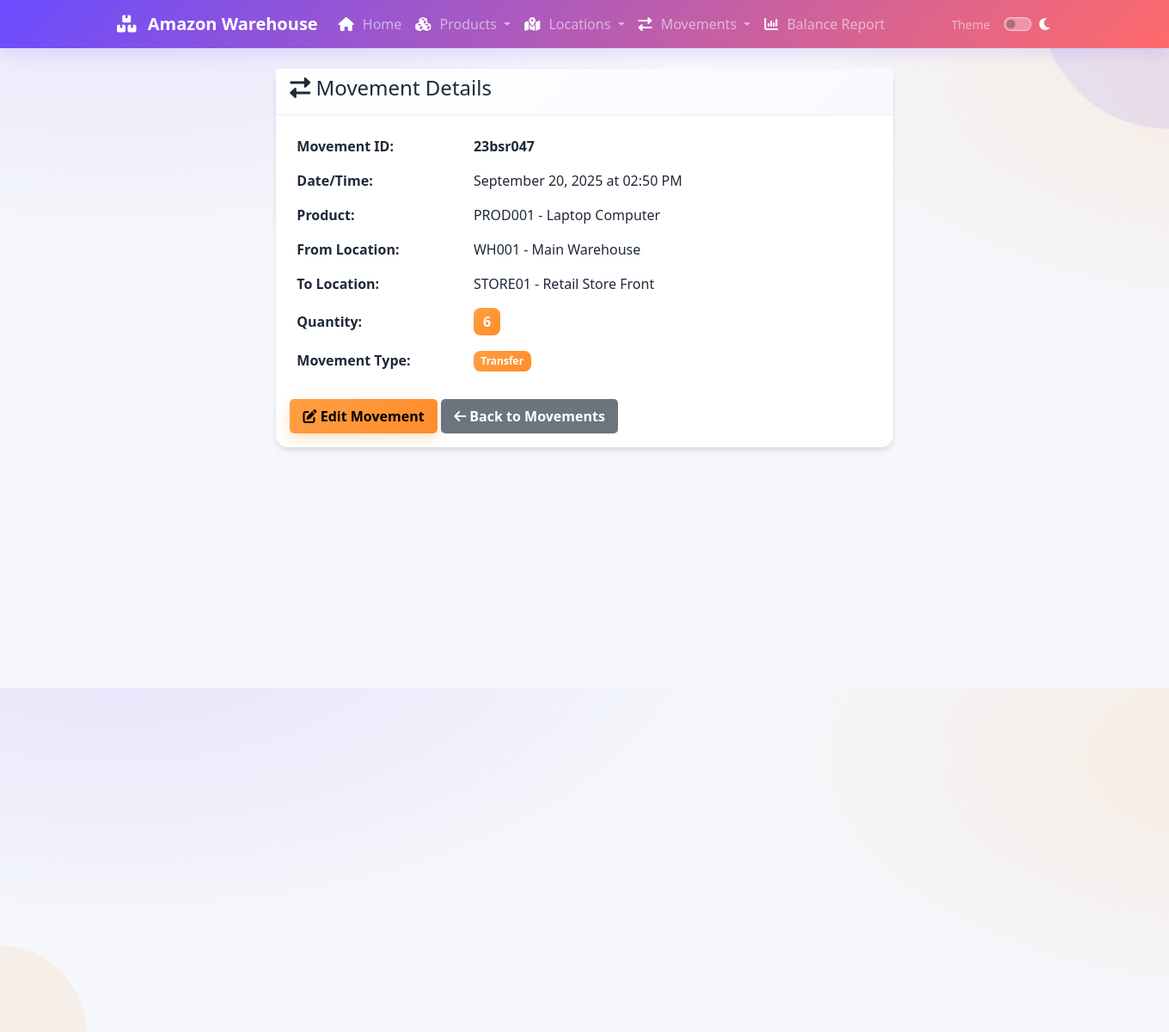
The app's page /movements/view/23bsr047 with its own data.
### app.py (models this page shows, shortened)
class ProductMovement(db.Model):
    movement_id = db.Column(db.String(50), primary_key=True)
    timestamp = db.Column(db.DateTime, nullable=False, default=datetime.utcnow)
    from_location = db.Column(db.String(50), db.ForeignKey('location.location_id'), nullable=True)
    to_location = db.Column(db.String(50), db.ForeignKey('location.location_id'), nullable=True)
    product_id = db.Column(db.String(50), db.ForeignKey('product.product_id'), nullable=False)
    qty = db.Column(db.Integer, nullable=False)
    product = db.relationship('Product', backref='movements')
    from_loc = db.relationship('Location', foreign_keys=[from_location], backref='outgoing_movements')
    to_loc = db.relationship('Location', foreign_keys=[to_location], backref='incoming_movements')

class Product(db.Model):
    product_id = db.Column(db.String(50), primary_key=True)
    name = db.Column(db.String(100), nullable=False)
    description = db.Column(db.Text)

class Location(db.Model):
    location_id = db.Column(db.String(50), primary_key=True)
    name = db.Column(db.String(100), nullable=False)
    description = db.Column(db.Text)

### app.py (the view)
@app.route('/movements/view/<movement_id>')
def view_movement(movement_id):
    movement = ProductMovement.query.get_or_404(movement_id)
    return render_template('view_movement.html', movement=movement)

### templates/view_movement.html (shortened to what this page needs)
{% extends "base.html" %}
{% block content %}
<div class="row justify-content-center">
    <div class="col-md-8">
        <div class="card">
            <div class="card-header">
                <h4><i class="fas fa-exchange-alt"></i> Movement Details</h4>
            </div>
            <div class="card-body">
                <table class="table table-borderless">
                    <tr>
                        <th width="30%">Movement ID:</th>
                        <td><strong>{{ movement.movement_id }}</strong></td>
                    </tr>
                    <tr>
                        <th>Date/Time:</th>
                        <td>{{ movement.timestamp.strftime('%B %d, %Y at %I:%M %p') }}</td>
                    </tr>
                    <tr>
                        <th>Product:</th>
                        <td>
                            <a href="{{ url_for('view_product', product_id=movement.product_id) }}" class="text-decoration-none">
                                {{ movement.product_id }}
                                {% if movement.product %}
                                    - {{ movement.product.name }}
                                {% endif %}
                            </a>
                        </td>
                    </tr>
                    <tr>
                        <th>From Location:</th>
                        <td>
                            {% if movement.from_location %}
                                <a href="{{ url_for('view_location', location_id=movement.from_location) }}" class="text-decoration-none">
                                    {{ movement.from_location }}
                                    {% if movement.from_loc %}
                                        - {{ movement.from_loc.name }}
                                    {% endif %}
                                </a>
                            {% else %}
                                <span class="text-muted">External Source</span>
                            {% endif %}
                        </td>
                    </tr>
                    <tr>
                        <th>To Location:</th>
                        <td>
                            {% if movement.to_location %}
                                <a href="{{ url_for('view_location', location_id=movement.to_location) }}" class="text-decoration-none">
                                    {{ movement.to_location }}
                                    {% if movement.to_loc %}
                                        - {{ movement.to_loc.name }}
                                    {% endif %}
                                </a>
                            {% else %}
                                <span class="text-muted">External Destination</span>
                            {% endif %}
                        </td>
                    </tr>
                    <tr>
                        <th>Quantity:</th>
                        <td>
                            <span class="badge bg-{{ 'success' if movement.to_location and not movement.from_location else 'warning' if movement.from_location and movement.to_location else 'danger' }} fs-6">
                                {{ movement.qty }}
                            </span>
                        </td>
                    </tr>
                    <tr>
                        <th>Movement Type:</th>
                        <td>
                            {% if movement.to_location and not movement.from_location %}
                                <span class="badge bg-success">Stock In</span>
                            {% elif movement.from_location and movement.to_location %}
                                <span class="badge bg-warning">Transfer</span>
                            {% elif movement.from_location and not movement.to_location %}
                                <span class="badge bg-danger">Stock Out</span>
                            {% endif %}
                        </td>
                    </tr>
                </table>
                <div class="mt-4">
                    <a href="{{ url_for('edit_movement', movement_id=movement.movement_id) }}" class="btn btn-warning">
                        <i class="fas fa-edit"></i> Edit Movement
                    </a>
                    <a href="{{ url_for('movements') }}" class="btn btn-secondary">
                        <i class="fas fa-arrow-left"></i> Back to Movements
                    </a>
                </div>
            </div>
        </div>
    </div>
</div>
{% endblock %}

### static/styles.css (style rules this page uses)
:root { --primary: #6A4CFF; --secondary: #FF6B6B; --success: #1DD1A1; --info: #48DBFB; --warning: #FF9F43; --danger: #FF6B6B; --light: #F8F9FA; --dark: #0F172A; --text: #1F2937; --muted: #6B7280; --border: #E8EAF1; --card: #FFFFFF; --bg: #F5F7FB; --card-radius: 14px; --accent: #FF6B6B; --gradient-start: #6A4CFF; --gradient-end: #FF6B6B; --gradient-bg: linear-gradient(135deg, #6A4CFF, #FF6B6B); }
html, body { scroll-behavior: smooth; }
body { background: radial-gradient(1200px 600px at 10% -10%, rgba(106, 76, 255, 0.12) 0%, rgba(106, 76, 255, 0) 60%), radial-gradient(1000px 500px at 110% 10%, rgba(255, 155, 67, 0.15) 0%, rgba(255, 155, 67, 0) 60%), var(--bg); color: var(--text); }
.card { border: 1px solid var(--border); border-radius: var(--card-radius); background: var(--card); box-shadow: 0 10px 24px rgba(0,0,0,0.08); transition: transform 0.2s ease, box-shadow 0.2s ease; }
.card-header { border-bottom: 1px solid var(--border); background: linear-gradient(135deg, rgba(255,255,255,0.95) 0%, rgba(247,249,255,0.95) 100%); border-top-left-radius: var(--card-radius); border-top-right-radius: var(--card-radius); }
.table { margin-bottom: 0; color: var(--text); border-radius: 10px; overflow: hidden; }
.table tbody tr { transition: background-color 0.2s ease; }
.table td, .table th { vertical-align: middle; border-color: var(--border); }
.btn { border-radius: 10px; padding: 0.52rem 0.95rem; border: none; font-weight: 600; transition: all 0.2s ease; }
.btn-warning { background: linear-gradient(135deg, #FF9F43, #FF8C2B); box-shadow: 0 6px 16px rgba(255, 159, 67, 0.3); }
.badge { border-radius: 8px; padding: 0.5em 0.7em; font-weight: 600; }
.badge.bg-warning { background: linear-gradient(135deg, #FF9F43, #FF8C2B) !important; }
a { color: var(--primary); transition: color 0.2s ease; }
a.text-decoration-none { color: inherit; }

### templates/base.html (style rules this page uses)
.card { box-shadow: 0 4px 6px rgba(0, 0, 0, 0.1); border: none; }
.btn { border-radius: 5px; }
.table { border-radius: 10px; overflow: hidden; }

### records on screen
ProductMovement: movement_id "23bsr047", timestamp "September 20, 2025 at 02:50 PM", product_id "PROD001", from_location "WH001", to_location "STORE01", qty "6"
Product: product.name "Laptop Computer"
Location: from_loc.name "Main Warehouse"
Location: to_loc.name "Retail Store Front"
